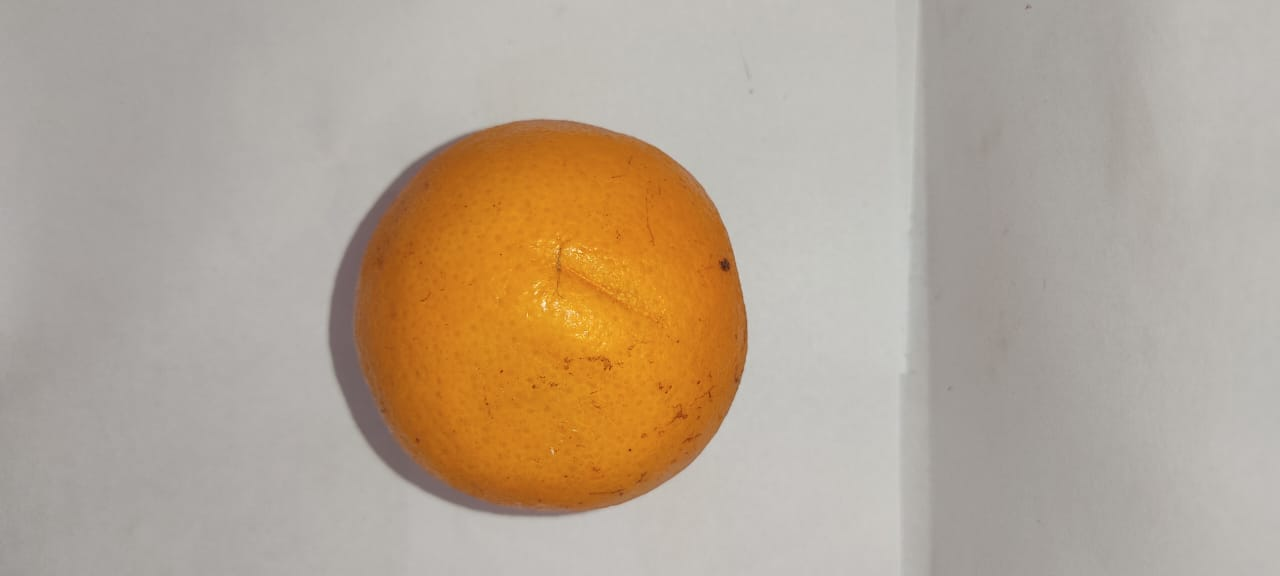
#> input picture dataset/images/test/shelf4.jpeg, 1280 x 576 px, given as the content of the folder ../../../dataset/images/training/original, which was not available
$ jupyter execute --allow-errors test1.ipynb   (older library calls are emulated)   (text cells are left out)
#> lines starting #> are read from the running program, lines starting #| are printed output that depends on the picture
[cell 1]
import os
import numpy as np
import cv2
import matplotlib.pylab as plt

[cell 2]
image_path     = '../../../dataset/images'
training_path  = os.path.join(image_path, 'training')
original_path  = os.path.join(training_path, 'original')
processed_path = os.path.join(training_path, 'processed')

[cell 3]
original  = [os.path.join(original_path, image) for image in os.listdir(original_path)]
#> (the rest of this cell did not finish here and is left out)

[cell 4]
minsize  = None
minshape = None
for image in original:
    data = cv2.imread(image)
#> data is the input picture: shape (576, 1280, 3); mean B, G, R 146.9, 164.7, 180.6
    shape = data.shape
#> shape = (576, 1280, 3)
    size = shape[0]*shape[1]
#> size = 737280

    if (minsize == None)or(size < minsize):
        minshape = shape
#> minshape = (576, 1280, 3)
        minsize  = size
#> minsize = 737280

[cell 5]
for image in original:
    data = cv2.imread(image)
    resized = cv2.resize(data, minshape[:2], interpolation = cv2.INTER_CUBIC)
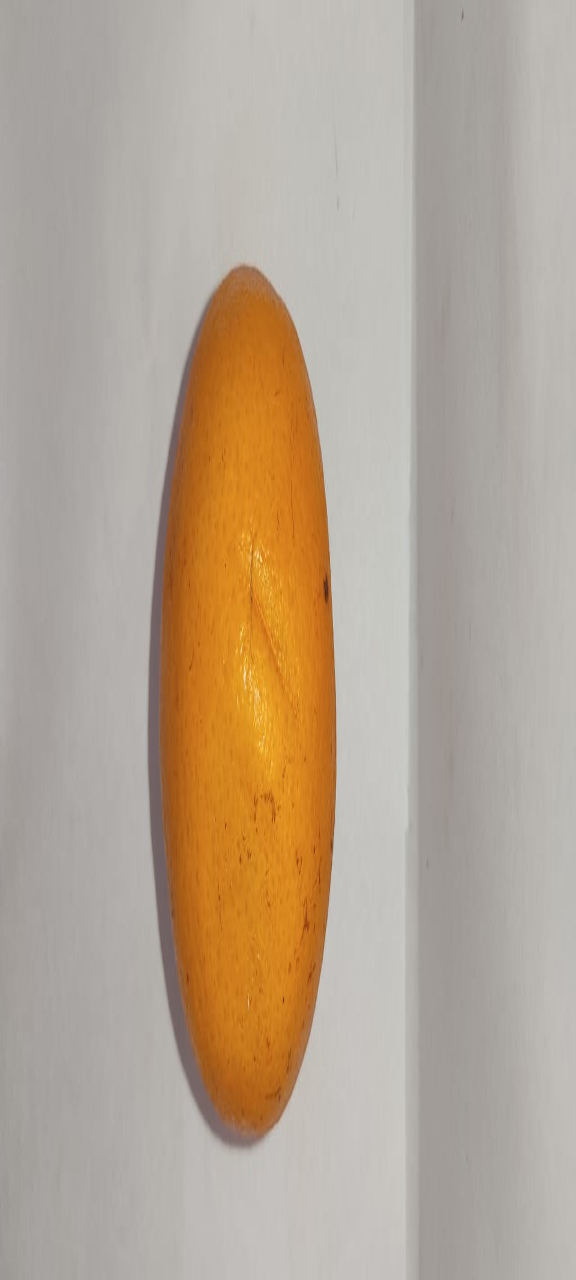
#> resized: shape (1280, 576, 3); mean B, G, R 146.9, 164.7, 180.6
    cv2.imwrite(os.path.join(processed_path, os.path.basename(image)), resized)


$ run again, on dataset/images/test/grupo1/shelf1.jpeg
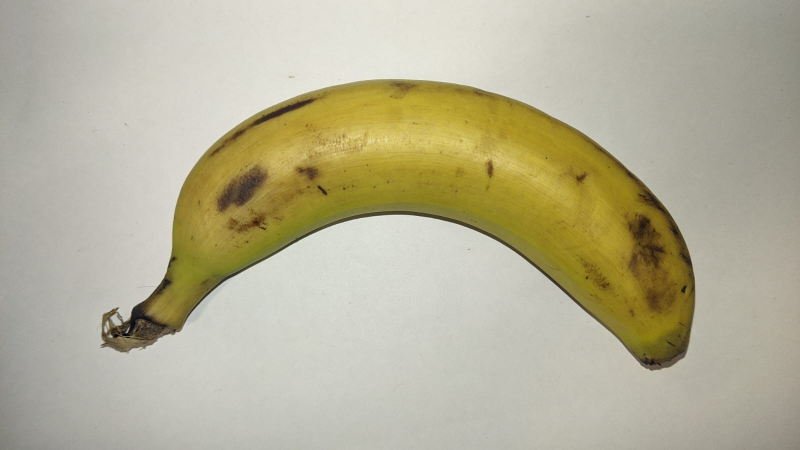
#> input picture dataset/images/test/grupo1/shelf1.jpeg, 1600 x 900 px, given as the content of the folder ../../../dataset/images/training/original, which was not available (shown at 1/2 size)
#> data is the input picture: shape (900, 1600, 3); mean B, G, R 150.4, 176.4, 181.5
#> `resized = cv2.resize(data, minshape[:2], interpolation = cv2.INTER_CUB..`:
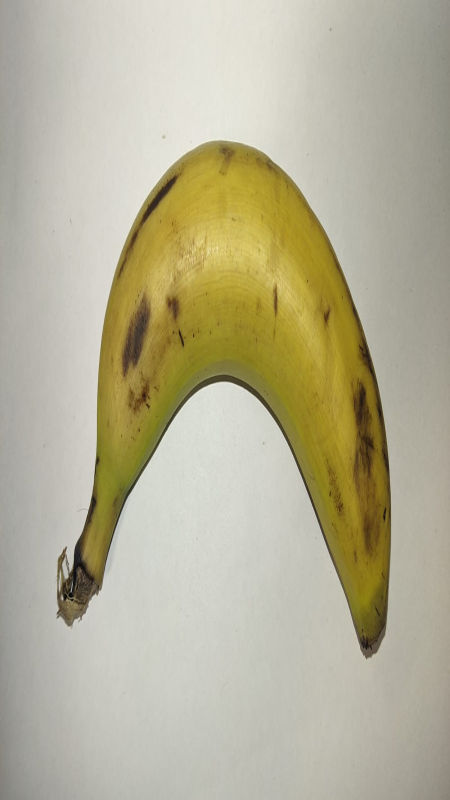
#> resized: shape (1600, 900, 3) (shown at 1/2 size); mean B, G, R 150.4, 176.4, 181.5

$ run again, on dataset/images/test/grupo1/shelf2.jpeg
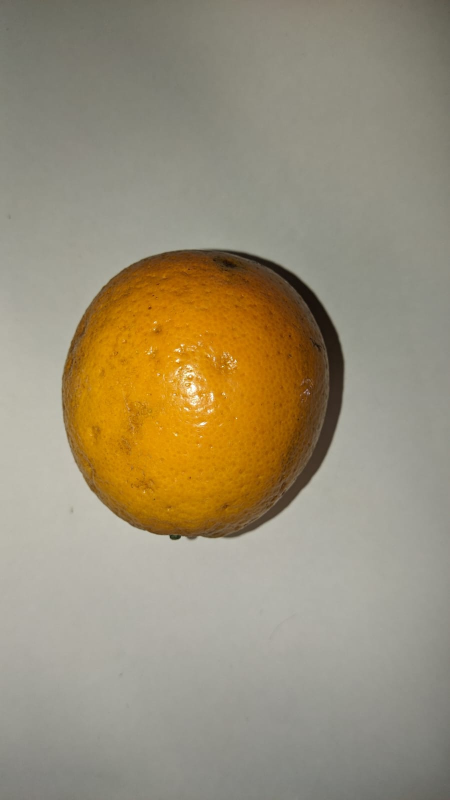
#> input picture dataset/images/test/grupo1/shelf2.jpeg, 900 x 1600 px, given as the content of the folder ../../../dataset/images/training/original, which was not available (shown at 1/2 size)
#> data is the input picture: shape (1600, 900, 3); mean B, G, R 118.1, 142.9, 154.1
#> `resized = cv2.resize(data, minshape[:2], interpolation = cv2.INTER_CUB..`:
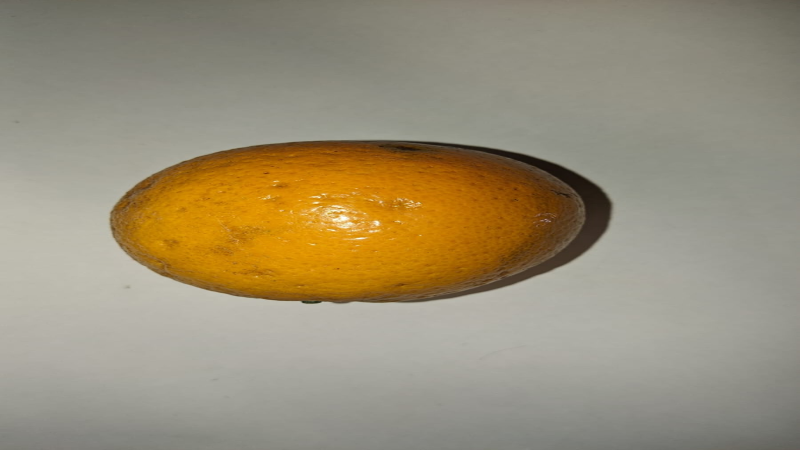
#> resized: shape (900, 1600, 3) (shown at 1/2 size); mean B, G, R 118.1, 142.9, 154.1

$ run again, on dataset/images/test/grupo1/shelf3.jpeg
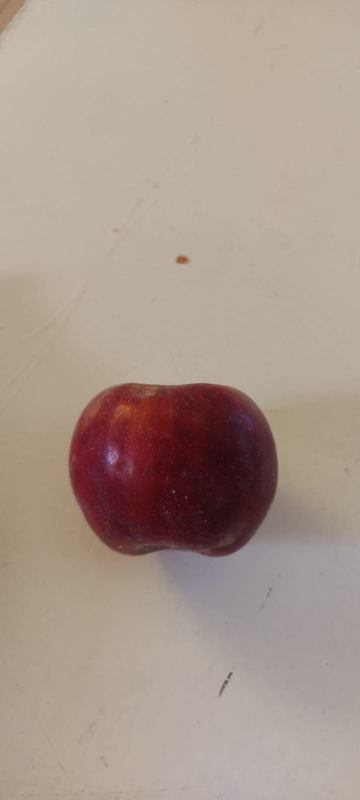
#> input picture dataset/images/test/grupo1/shelf3.jpeg, 720 x 1600 px, given as the content of the folder ../../../dataset/images/training/original, which was not available (shown at 1/2 size)
#> data is the input picture: shape (1600, 720, 3); mean B, G, R 140.8, 152.5, 169.2
#> `resized = cv2.resize(data, minshape[:2], interpolation = cv2.INTER_CUB..`:
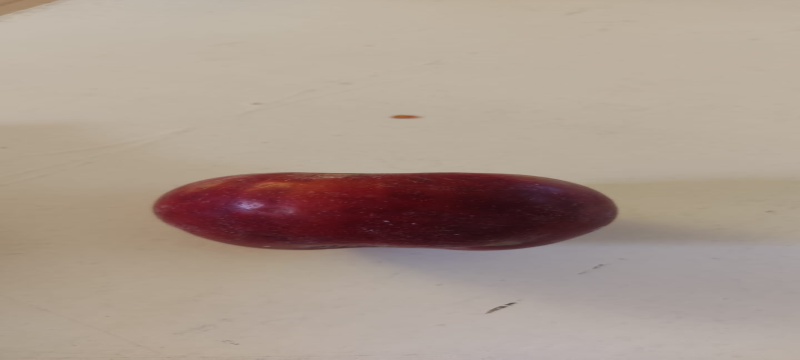
#> resized: shape (720, 1600, 3) (shown at 1/2 size); mean B, G, R 140.8, 152.5, 169.2
